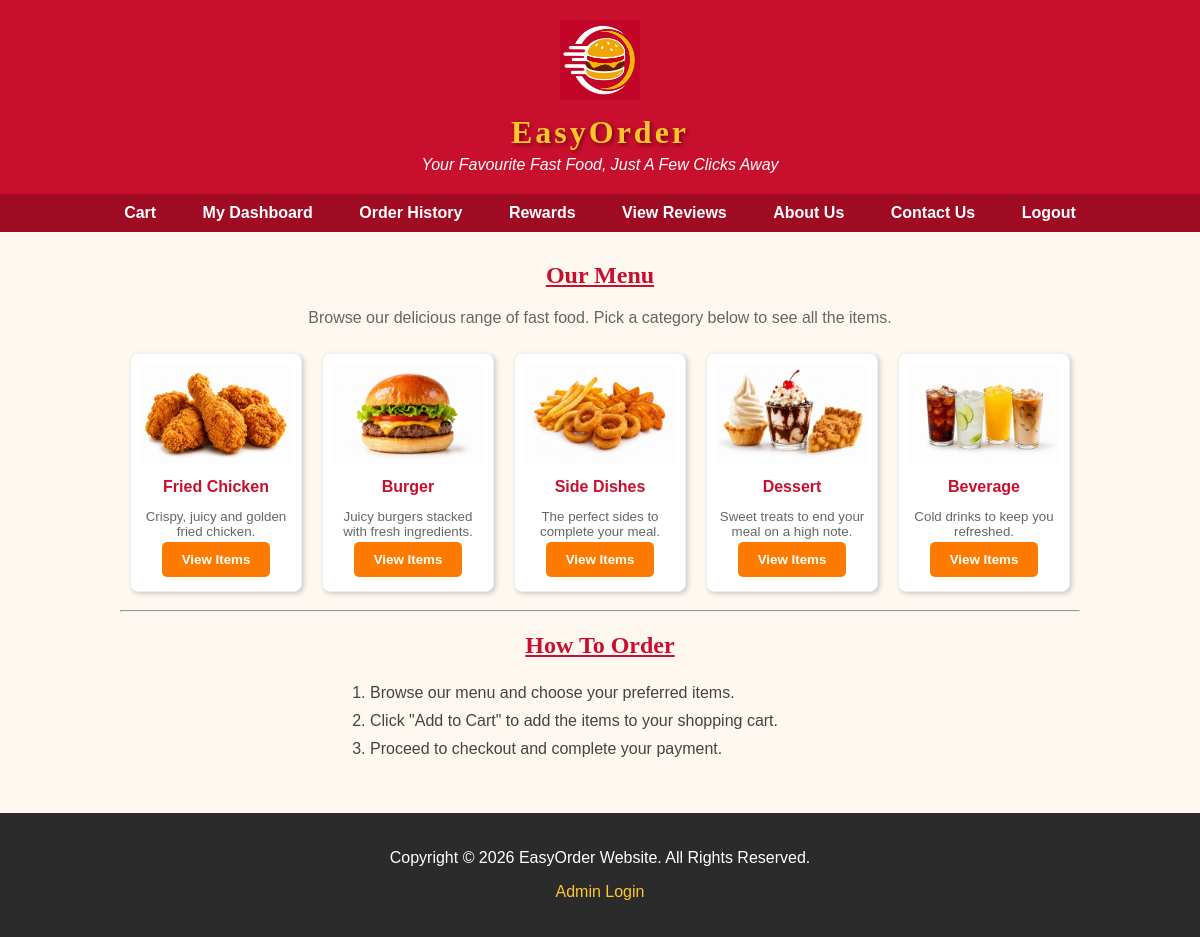
The app's page /category.php with its own data.
### tables this page shows
CREATE TABLE `category` (
  `category_id` char(5) NOT NULL,
  `category_name` varchar(50) NOT NULL,
  `category_desc` varchar(100) NOT NULL,
  `category_status` varchar(10) NOT NULL,
  `category_isDelete` int(1) NOT NULL DEFAULT 0
);

### category.php (the view, shortened to what this page needs)
<?php include("dataconnection.php"); ?>
<!DOCTYPE html>
<html>
<head>
<link rel="stylesheet" href="style.css">
</head>
<body>
<div id="header">
<img src="image/logo.png" width="80px" height="80px" alt="EasyOrder Logo" title="EasyOrder">
<h1>EasyOrder</h1>
<p>Your Favourite Fast Food, Just A Few Clicks Away</p>
</div>
<div id="navbar">
<a href="cart.php">Cart</a>
<a href="dashboard.php">My Dashboard</a>
<a href="order_history.php">Order History</a>
<a href="reward.php">Rewards</a>
<a href="view_review.php">View Reviews</a>
<a href="about.html">About Us</a>
<a href="contact.php">Contact Us</a>
<a href="logout.php" onclick="return confirm('Are you sure you want to logout?')">Logout</a>
</div>
<div id="main">
<h2 class="section-title">Our Menu</h2>
<p class="intro">Browse our delicious range of fast food. Pick a category below to see all the items.</p>
<?php
$result = mysqli_query($connect,"SELECT * FROM category WHERE category_isDelete=0 AND category_status='Active'");
while($row = mysqli_fetch_assoc($result))
{
	$catname = $row["category_name"];
	$catdesc = $row["category_desc"];
	if($catname=="Fried Chicken"){ $catimg="cat-chicken.jpg"; }
	else if($catname=="Burger"){ $catimg="cat-burger.jpg"; }
	else if($catname=="Side Dishes"){ $catimg="cat-sides.jpg"; }
	else if($catname=="Dessert"){ $catimg="cat-dessert.jpg"; }
	else if($catname=="Beverage"){ $catimg="cat-beverage.jpg"; }
	else { $catimg="logo.png"; }
	$catpage = "product.php?cat=".$row["category_id"];
?>
<div class="category">
<a href="<?php echo $catpage; ?>"><img src="image/<?php echo $catimg; ?>" width="150px" height="100px" alt="<?php echo $catname; ?>" title="<?php echo $catname; ?>"></a>
<h4><?php echo $catname; ?></h4>
<p><?php echo $catdesc; ?></p>
<p><a class="btn" href="<?php echo $catpage; ?>">View Items</a></p>
</div>
<?php
}
?>
<hr>
<h2 class="section-title">How To Order</h2>
<ol class="steps">
<li>Browse our menu and choose your preferred items.</li>
<li>Click "Add to Cart" to add the items to your shopping cart.</li>
<li>Proceed to checkout and complete your payment.</li>
</ol>
</div>
<footer>
<p>Copyright &copy; 2026 EasyOrder Website. All Rights Reserved.</p>
<p><a href="admin_login.php">Admin Login</a></p>
</footer>
</body>
</html>

### style.css (style rules this page uses)
* { font-family:Arial; }
body { background-color:#FFF8F0; color:#333333; margin:0px; }
#header { background-color:#C8102E; color:#FFFFFF; text-align:center; padding:20px 10px 20px 10px; }
#header h1 { color:#FFC72C; font-family:"Arial Black"; letter-spacing:3px; text-shadow:2px 2px 4px #7A0014; margin:10px 0px 5px 0px; }
#header p { color:#FFFFFF; font-style:italic; margin:0px; }
#navbar { background-color:#9E0B22; text-align:center; padding:10px 0px 10px 0px; }
#navbar a { color:#FFFFFF; font-weight:bold; text-decoration:none; padding:12px 18px 12px 18px; margin:0px 3px 0px 3px; }
#main { width:960px; margin:auto; padding:10px 0px 20px 0px; }
.section-title { color:#C8102E; text-align:center; font-family:"Arial Narrow"; text-decoration:underline; }
.category { width:150px; background-color:#FFFFFF; border:1px solid #EEEEEE; border-radius:8px; box-shadow:2px 2px 5px #CCCCCC; margin:10px; padding:10px; float:left; text-align:center; }
.category img { width:150px; height:100px; border-radius:5px; }
.category h4 { color:#C8102E; margin:10px 0px 5px 0px; }
.category p { color:#666666; font-size:10pt; }
.btn { background-color:#FF7A00; color:#FFFFFF; font-weight:bold; text-decoration:none; padding:10px 20px 10px 20px; border-radius:5px; }
footer { background-color:#2B2B2B; color:#FFFFFF; text-align:center; padding:20px 10px 20px 10px; margin-top:30px; }
footer a { color:#FFC72C; text-decoration:none; }
.intro { text-align:center; color:#666666; }
ol.steps { color:#444444; font-size:12pt; width:500px; margin:auto; }
ol.steps li { padding:5px 0px 5px 0px; }

### records on screen
category: shows a picture, category_name "Fried Chicken", category_desc "Crispy, juicy and golden fried chicken."
category: shows a picture, category_name "Burger", category_desc "Juicy burgers stacked with fresh ingredients."
category: shows a picture, category_name "Side Dishes", category_desc "The perfect sides to complete your meal."
category: shows a picture, category_name "Dessert", category_desc "Sweet treats to end your meal on a high note."
category: shows a picture, category_name "Beverage", category_desc "Cold drinks to keep you refreshed."
